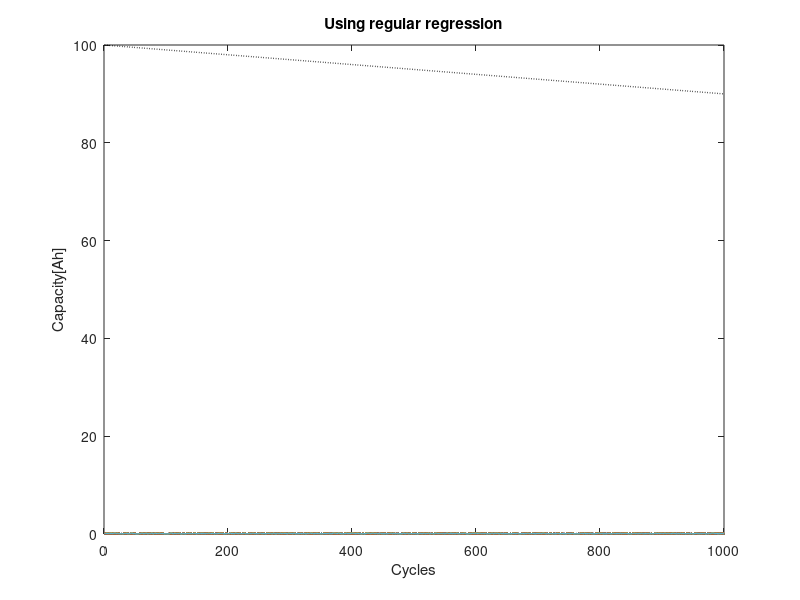
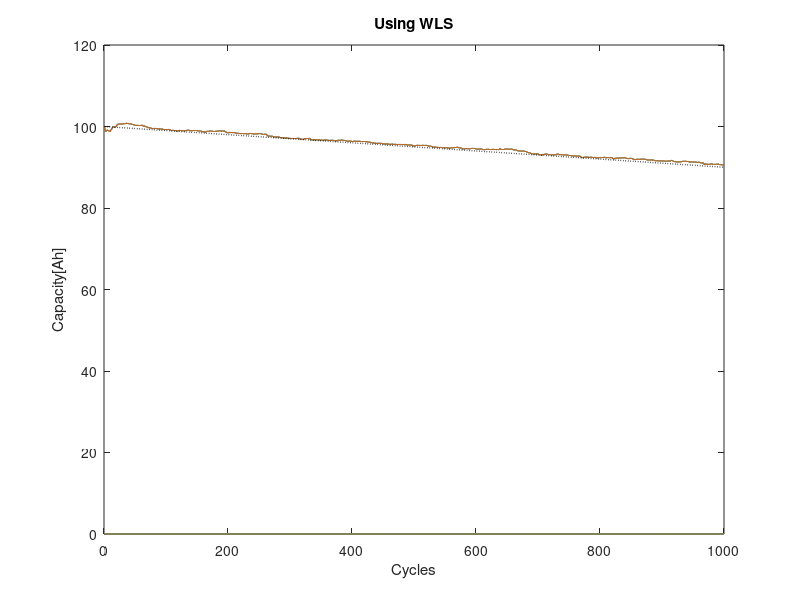
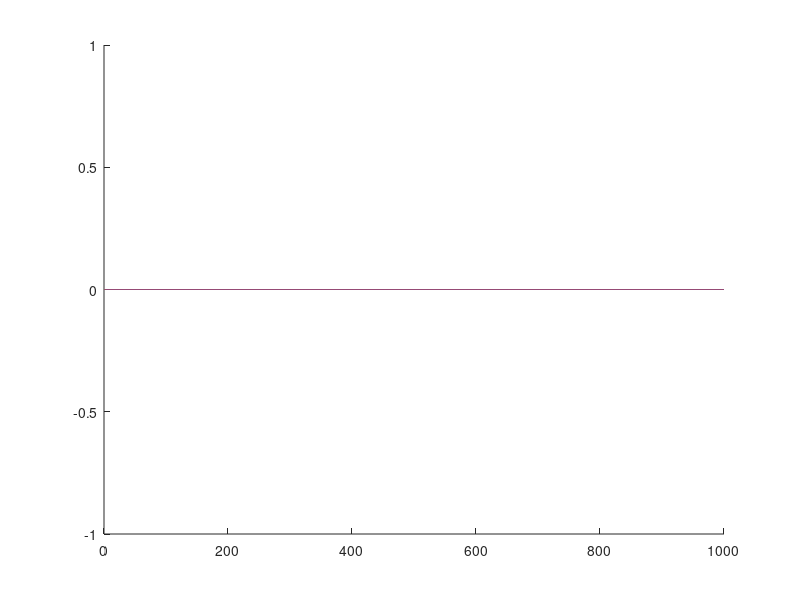

Write MATLAB code to recreate these figures, in order.
%% Initializing the parameters for our simulation
Q_initial = 100;            % true initial capacity [Ah]
I_max = 5*Q_initial;        % must be able to measure current up to +/- maxI
I_sensor_bit = 2^10;        % 10-bit precision on current sensor (number of combinations)
slope = -0.01;              % rate of change of capacity
Q_nom = 1*Q_initial;       % nominal capacity
SoC_max = 0.8;                 % max change in SOC between capacity estimates
SoC_min = -SoC_max;               % min change in SOC (signed)
mode = 0.5; sigma = 0.6;    % The mode and standard deviation of the measurement updates
socnoise = 0.01;            % standard deviation of SOC estimates
gamma = 0.98;               % forgetting factor

%% Computing the simulated data sets
n = 1000; % number of data points to use in computations/plots
Qreal = (Q_initial+slope*(1:n))';   % simulated true capacity as it (possibly) changes over time
x = ((SoC_max-SoC_min)*rand(n,1)+SoC_min);   % simulated true change in SOC between measurements (z2-z1)
y = Qreal.*x;                       % true accumulated ampere hours over that interval

%% Add in some noise to both variables. (Generate Lognormal Random Number)
binsize = 2*I_max/I_sensor_bit; 
mu = log(mode)+sigma^2;
m = 3600*lognrnd(mu,sigma,n,1);
del_y = binsize*sqrt(m/12)/3600;   % the standard deviation of y (Current measurement noise)
del_x = socnoise*ones(n,1);        % the standard deviation of x (SoC estimation noise) 
%% Simulated Measured add the deviation (noise)
x = x + del_x.*randn(n,1);         % add noise to true change in SOC 
y = y + del_y.*randn(n,1);         % add noise to accumulated ampere hours
%% To show the effect of using simple linear regression
figure(1);
clf
plot(abs(y)/abs(x));
hold on
plot(1:n,Qreal,'k:','linewidth',1); 
title("Using regular regression");
xlabel('Cycles');
ylabel('Capacity[Ah]');
%% kick off the algorithm with the measured parameters and the variance of the measurements (SD^2)
SigmaY = del_y.^2;
SigmaX = del_x.^2;
measX = x;
measY = y;
%% Wls start
Qhat = zeros(length(measX),4); SigmaQ = Qhat; Fit = Qhat; 
K = sqrt(SigmaX(1)/SigmaY(1));
c1 = 0; c2 =0; c3 = 0;
if Q_nom ~= 0
    c1 = 1/SigmaY(1); c2 = Q_nom/SigmaY(1); c3 = Q_nom^2/SigmaY(1);
end

for iter = 1:length(measX)
    % Compute some variables used for the recursive methods
    c1 = gamma*c1 + measX(iter)^2/SigmaY(iter);
    c2 = gamma*c2 + measX(iter)*measY(iter)/SigmaY(iter);
    c3 = gamma*c3 + measY(iter)^2/SigmaY(iter);
    
    % WLS
    Q = c2./c1; 
    Qhat(iter,1) = Q;
    H = 2*c1;   
    SigmaQ(iter,1) = 2/H;
    J = Q.^2.*c1 -2*Q.*c2 + c3;
    Fit(iter,1) = gammainc(J/2,(iter-1)/2,'upper');
end
Fit = real(Fit);
figure(2);
clf;
plot(Qhat+3*sqrt(SigmaQ),'linewidth',0.5);
hold on
plot(Qhat-3*sqrt(SigmaQ),'linewidth',0.5); 
hold on
plot(Qhat);
hold on
plot(1:n,Qreal,'k:','linewidth',1); 
title("Using WLS");
xlabel('Cycles');
ylabel('Capacity[Ah]');
figure(3); clf; hold on; plot(Fit);